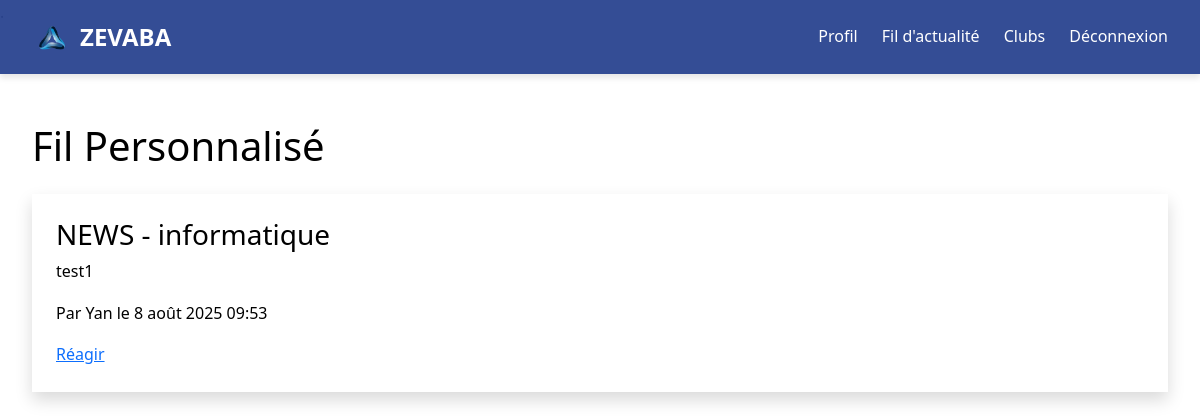
/personalized_feed/ (signed in), run on the app's committed database.
### core/models.py (models this page shows, shortened)
class Publication(models.Model):
    user = models.ForeignKey(User, on_delete=models.CASCADE)
    club = models.ForeignKey('Club', on_delete=models.CASCADE, null=True, blank=True)
    content = models.TextField()
    likes = models.IntegerField(default=0)
    dislikes = models.IntegerField(default=0)
    liked_by = models.ManyToManyField(User, related_name='liked_publications')
    disliked_by = models.ManyToManyField(User, related_name='disliked_publications')
    created_at = models.DateTimeField(default=timezone.now)
    updated_at = models.DateTimeField(auto_now=True)
    type = models.CharField(max_length=50, choices=[('NEWS', 'News'), ('EVENT', 'Event')], null=True, blank=True)
    domain = models.CharField(max_length=50, null=True, blank=True)

class User(AbstractUser):
    bio = models.TextField(max_length=500, blank=True)
    profile_picture = models.ImageField(upload_to='profile_pics/', blank=True, null=True)
    is_mentor = models.BooleanField(default=False)
    clubs = models.ManyToManyField('Club', related_name='club_members', blank=True)
    followers = models.ManyToManyField('self', symmetrical=False, related_name='following', blank=True)
    relationship_status = models.CharField(
        max_length=20,
        choices=[
            ('SINGLE', 'Célibataire'),
            ('RELATIONSHIP', 'En couple'),
            ('MARRIED', 'Marié(e)'),
            ('COMPLICATED', "C'est compliqué")
        ],
        default='SINGLE',
        blank=True
    )
    partner = models.ForeignKey(
        'self',
        on_delete=models.SET_NULL,
        null=True,
        blank=True,
        related_name='partner_of'
    )
    schools = models.JSONField(default=list, blank=True)  # Pour stocker plusieurs écoles
    hobbies = models.JSONField(default=list, blank=True)  # Pour stocker plusieurs hobbies

### core/views.py (the view)
# urls.py: path('personalized_feed/', views.personalized_feed, name='personalized_feed'),
@login_required
def personalized_feed(request):
    clubs = request.user.joined_clubs.all()
    publications = Publication.objects.filter(club__in=clubs).order_by('-created_at')
    return render(request, 'personalized_feed.html', {'publications': publications})

### core/templates/personalized_feed.html (shortened to what this page needs)
{% extends 'base.html' %}
{% block content %}
    <h1 class="text-2xl font-bold mb-4">Fil Personnalisé</h1>
    <div class="space-y-4">
        {% for publication in publications %}
            <div class="bg-white p-4 rounded-lg shadow">
                <h3 class="text-xl font-bold">{{ publication.type }} - {{ publication.domain }}</h3>
                <p>{{ publication.content }}</p>
                <p class="text-sm text-gray-500">Par {{ publication.user.username }} le {{ publication.created_at }}</p>
                <a href="{% url 'react' publication.pk %}" class="text-zevaba-dark-blue">Réagir</a>
            </div>
        {% endfor %}
    </div>
{% endblock %}

### core/templates/base.html (style rules this page uses)
:root { --zevaba-light-blue: #87CEEB; --zevaba-dark-blue: #1E3A8A; --zevaba-white: #FFFFFF; --zevaba-black: #000000; --zevaba-gray: #F3F4F6; --transition: all 0.3s ease; --shadow: 0 4px 6px rgba(0, 0, 0, 0.1); --shadow-lg: 0 10px 15px rgba(0, 0, 0, 0.1); }
* { margin: 0; padding: 0; box-sizing: border-box; }
body { font-family: 'Segoe UI', Tahoma, Geneva, Verdana, sans-serif; background-color: var(--zevaba-white); color: var(--zevaba-black); line-height: 1.6; min-height: 100vh; display: flex; flex-direction: column; }

### data on the page
Publication: type "NEWS", domain "informatique", content "test1", user.username "Yan", created_at "8 août 2025 09:53"
